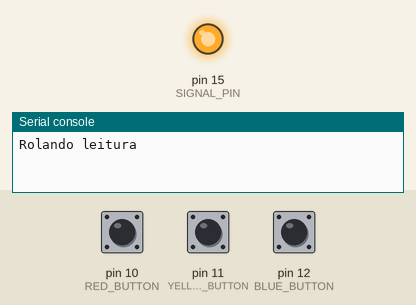
A program run on a simulated MicroPython board. On the bench: output pins drawn as LEDs (lit = HIGH), the last lines printed to the serial console. The test bench sets the inputs (shaded band); at power-on: pin 10 (RED_BUTTON) HIGH, pin 12 (BLUE_BUTTON) HIGH, pin 11 (YELLOW_BUTTON) HIGH. The interpreter's speed is modelled, so counts of loop turns are approximate; library files of the repository ran but are not shown: mfrc522.py; pins used as bus, display or sensor lines are not drawn.

Above: at 1.8 s.
1.9 s: pin 10 (RED_BUTTON) pulled LOW for 0.65 s
At 2.56 s:
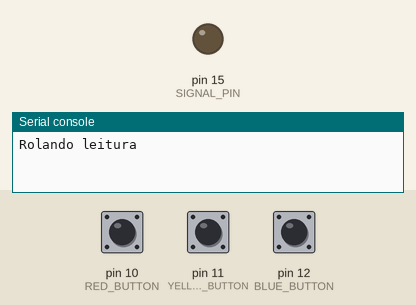
4.1 s: pin 12 (BLUE_BUTTON) pulled LOW for 0.65 s
At 5.6 s:
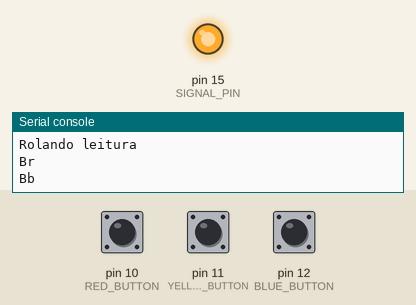
7.9 s: pin 10 (RED_BUTTON) pulled LOW for 3.2 s
At 12.3 s:
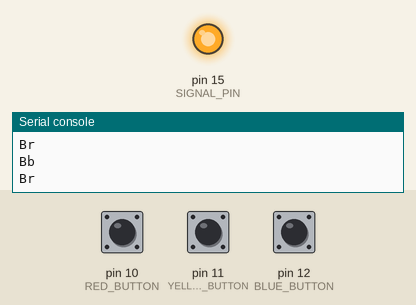
12.6 s: pin 12 (BLUE_BUTTON) pulled LOW for 3.2 s
At 17.0 s:
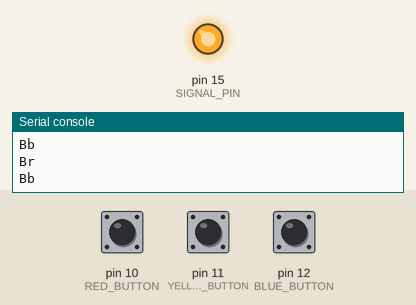
Timing chart, 0 to 18.3 s (numbered marks = the images above; inputs shaded):
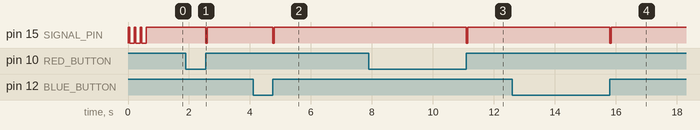

Measured:
- after the input at 1.9 s, pin 15 (SIGNAL_PIN): HIGH → LOW after 0.65 s, → HIGH 0.05 s later
- after the input at 4.1 s, pin 15 (SIGNAL_PIN): HIGH → LOW after 0.65 s, → HIGH 0.05 s later
- after the input at 7.9 s, pin 15 (SIGNAL_PIN): HIGH → LOW after 3.2 s, → HIGH 0.05 s later
- after the input at 12.6 s, pin 15 (SIGNAL_PIN): HIGH → LOW after 3.2 s, → HIGH 0.05 s later

The program:

main.py
```python
from machine import Pin
from utime import sleep, sleep_ms, ticks_ms
from mfrc522 import MFRC522

# modulo rfid
reader = MFRC522(spi_id=0,sck=2,miso=4,mosi=3,cs=1,rst=0)

# pinos do led
SIGNAL_PIN = Pin(15, Pin.OUT)

# pinos botões
RED_BUTTON = Pin(10, Pin.IN, Pin.PULL_UP)
BLUE_BUTTON = Pin(12, Pin.IN, Pin.PULL_UP)
YELLOW_BUTTON = Pin(11, Pin.IN, Pin.PULL_UP)

# handler dos botões
click_time = 0
def button_handler(pin):
    global click_time
    if ticks_ms() - click_time > 500:
        click_time = ticks_ms()
        pisca()
        if pin == RED_BUTTON:
            print("Br")
        elif pin == BLUE_BUTTON:
            print("Bb")
        #elif pin == YELLOW_BUTTON:
            # para o UX system não é necessário o evento do botão amarelo
            #print("By")

def main():

    # sinal de vida
    pisca_3()

    # triggers dos botões
    RED_BUTTON.irq(trigger=Pin.IRQ_RISING, handler=button_handler)
    BLUE_BUTTON.irq(trigger=Pin.IRQ_RISING, handler=button_handler)
    YELLOW_BUTTON.irq(trigger=Pin.IRQ_FALLING, handler=button_handler)

    SIGNAL_PIN.on()

    # rotina de leitura do RFID
    print("Rolando leitura")
    while True:
        reader.init()
        (stat, tag_type) = reader.request(reader.REQIDL)
        if stat == reader.OK:
            (stat, uid) = reader.SelectTagSN()
            if stat == reader.OK:
                card = int.from_bytes(bytes(uid), "little", False)
                if YELLOW_BUTTON.value() == 0:
                    print("Rr-"+str(card))
                else:
                    print("Rd-"+str(card))
                sleep(2)
        sleep_ms(500)

def pisca():
    SIGNAL_PIN.toggle()
    sleep(0.05)
    SIGNAL_PIN.toggle()

def pisca_3():
    SIGNAL_PIN.off()
    for _ in range(3):
        pisca()
        sleep(0.15)

if __name__ == "__main__":
    main()
```
